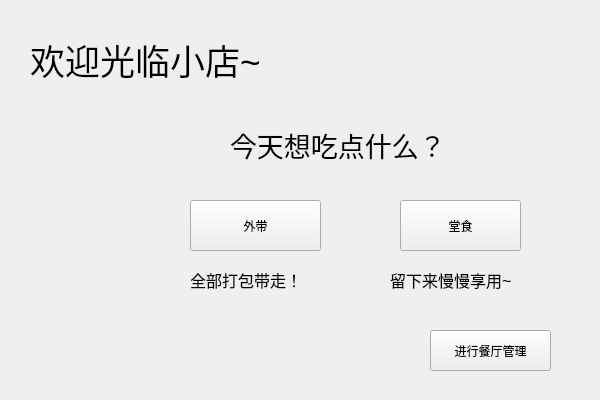
<?xml version="1.0" encoding="UTF-8"?>
<ui version="4.0">
 <class>Widget</class>
 <widget class="QWidget" name="Widget">
  <property name="geometry">
   <rect>
    <x>0</x>
    <y>0</y>
    <width>600</width>
    <height>400</height>
   </rect>
  </property>
  <property name="windowTitle">
   <string>鸭鸭简餐</string>
  </property>
  <widget class="QLabel" name="welcometext">
   <property name="geometry">
    <rect>
     <x>30</x>
     <y>30</y>
     <width>421</width>
     <height>61</height>
    </rect>
   </property>
   <property name="styleSheet">
    <string notr="true">font: 14pt &quot;幼圆&quot;;
</string>
   </property>
   <property name="text">
    <string>&lt;html&gt;&lt;head/&gt;&lt;body&gt;&lt;p&gt;&lt;span style=&quot; font-size:26pt;&quot;&gt;欢迎光临小店~&lt;/span&gt;&lt;/p&gt;&lt;/body&gt;&lt;/html&gt;</string>
   </property>
  </widget>
  <widget class="QLabel" name="label">
   <property name="geometry">
    <rect>
     <x>230</x>
     <y>120</y>
     <width>351</width>
     <height>51</height>
    </rect>
   </property>
   <property name="styleSheet">
    <string notr="true">font: 12pt &quot;幼圆&quot;;</string>
   </property>
   <property name="text">
    <string>&lt;html&gt;&lt;head/&gt;&lt;body&gt;&lt;p&gt;&lt;span style=&quot; font-size:20pt;&quot;&gt;今天想吃点什么？&lt;/span&gt;&lt;/p&gt;&lt;/body&gt;&lt;/html&gt;</string>
   </property>
  </widget>
  <widget class="QPushButton" name="Token">
   <property name="geometry">
    <rect>
     <x>190</x>
     <y>200</y>
     <width>131</width>
     <height>51</height>
    </rect>
   </property>
   <property name="styleSheet">
    <string notr="true">font: 12pt &quot;宋体&quot;;</string>
   </property>
   <property name="text">
    <string>外带</string>
   </property>
   <property name="iconSize">
    <size>
     <width>20</width>
     <height>20</height>
    </size>
   </property>
  </widget>
  <widget class="QPushButton" name="Dinein">
   <property name="geometry">
    <rect>
     <x>400</x>
     <y>200</y>
     <width>121</width>
     <height>51</height>
    </rect>
   </property>
   <property name="styleSheet">
    <string notr="true">font: 12pt &quot;宋体&quot;;</string>
   </property>
   <property name="text">
    <string>堂食</string>
   </property>
   <property name="iconSize">
    <size>
     <width>20</width>
     <height>20</height>
    </size>
   </property>
  </widget>
  <widget class="QLabel" name="tokentext">
   <property name="geometry">
    <rect>
     <x>190</x>
     <y>260</y>
     <width>191</width>
     <height>41</height>
    </rect>
   </property>
   <property name="styleSheet">
    <string notr="true">font: 7pt &quot;幼圆&quot;;</string>
   </property>
   <property name="text">
    <string>&lt;html&gt;&lt;head/&gt;&lt;body&gt;&lt;p&gt;&lt;span style=&quot; font-size:12pt;&quot;&gt;全部打包带走！&lt;/span&gt;&lt;/p&gt;&lt;/body&gt;&lt;/html&gt;</string>
   </property>
  </widget>
  <widget class="QLabel" name="dineintext">
   <property name="geometry">
    <rect>
     <x>390</x>
     <y>260</y>
     <width>191</width>
     <height>41</height>
    </rect>
   </property>
   <property name="styleSheet">
    <string notr="true">font: 7pt &quot;幼圆&quot;;</string>
   </property>
   <property name="text">
    <string>&lt;html&gt;&lt;head/&gt;&lt;body&gt;&lt;p&gt;&lt;span style=&quot; font-size:12pt;&quot;&gt;留下来慢慢享用~&lt;/span&gt;&lt;/p&gt;&lt;/body&gt;&lt;/html&gt;</string>
   </property>
  </widget>
  <widget class="QPushButton" name="pushButton">
   <property name="geometry">
    <rect>
     <x>430</x>
     <y>330</y>
     <width>121</width>
     <height>41</height>
    </rect>
   </property>
   <property name="text">
    <string>进行餐厅管理</string>
   </property>
  </widget>
 </widget>
 <resources/>
 <connections/>
</ui>
